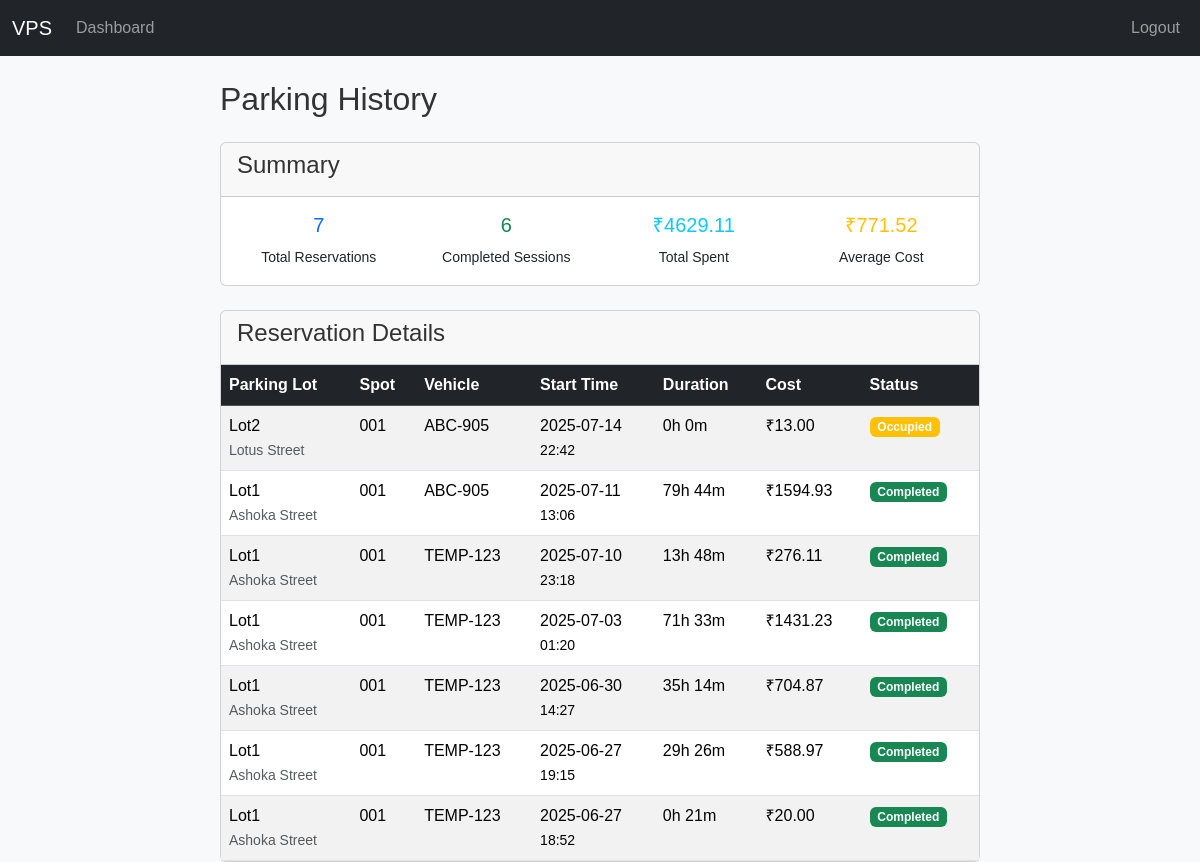
The app's page /user/history (signed in) with its own data.
### models/models.py (models this page shows, shortened)
class ParkingLot(Base):
    __tablename__ = "parking_lots"
    id = Column(Integer, primary_key=True)
    name = Column(String, nullable=False)
    address_line_1 = Column(String, nullable=False)
    address_line_2 = Column(String)
    address_line_3 = Column(String)
    pin_code = Column(String(10), nullable=False)
    price_per_hour = Column(Numeric(10, 2), nullable=False)
    number_of_spots = Column(Integer, nullable=False)
    spots = relationship(
        "ParkingSpot", back_populates="parking_lot", cascade="all, delete-orphan"
    )

class ParkingSpot(Base):
    __tablename__ = "parking_spots"
    id = Column(Integer, primary_key=True)
    spot_number = Column(String, nullable=False)
    status = Column(PgEnum(SpotStatus), default=SpotStatus.AVAILABLE, nullable=False)
    parking_lot_id = Column(Integer, ForeignKey("parking_lots.id"), nullable=False)
    parking_lot = relationship("ParkingLot", back_populates="spots")
    reservations = relationship(
        "Reservation", back_populates="parking_spot", cascade="all, delete-orphan"
    )

class Reservation(Base):
    __tablename__ = "reservations"
    id = Column(Integer, primary_key=True)
    user_id = Column(Integer, ForeignKey("users.id"), nullable=False)
    parking_spot_id = Column(Integer, ForeignKey("parking_spots.id"), nullable=False)
    vehicle_number = Column(String, nullable=False)
    start_time = Column(DateTime, default=datetime.utcnow, nullable=False)
    occupy_time = Column(DateTime, nullable=True)
    end_time = Column(DateTime, nullable=True)
    user = relationship("User", back_populates="reservations")
    parking_spot = relationship("ParkingSpot", back_populates="reservations")

### app.py (the view)
@app.route("/user/history")
@login_required
@role_required("user")
def parking_history():
    with SessionLocal() as db:
        all_reservations = (
            db.query(Reservation)
            .filter_by(user_id=session["user_id"])
            .options(
                selectinload(Reservation.parking_spot)
                .selectinload(ParkingSpot.parking_lot)
            )
            .order_by(Reservation.start_time.desc())
            .all()
        )
        history_data = []
        total_spent = 0
        for reservation in all_reservations:
            reservation_details = get_reservation_details(reservation)
            history_data.append(reservation_details)
            total_spent += reservation_details['cost']
        summary_statistics = {
            'total_reservations': len(all_reservations),
            'completed_reservations': len([r for r in all_reservations if r.end_time]),
            'total_spent': round(total_spent, 2),
            'average_cost': round(
                total_spent / max(1, len([r for r in all_reservations if r.end_time])), 2
            )
        }
        return render_template("user/history.html",
                             history_data=history_data,
                             summary=summary_statistics)

### app.py (called while the page is built)
def calculate_cost(reservation):
    if not reservation.end_time:
        current_time = datetime.now()
    else:
        current_time = reservation.end_time
    session_duration = current_time - reservation.start_time
    total_hours = max(1, session_duration.total_seconds() / 3600)
    hourly_rate = float(reservation.parking_spot.parking_lot.price_per_hour)
    total_fee = round(total_hours * hourly_rate, 2)
    return total_fee

def format_duration(start_time, end_time=None):
    if not end_time:
        end_time = datetime.now()
    duration = end_time - start_time
    total_minutes = int(duration.total_seconds() / 60)
    if total_minutes > 0:
        hours = total_minutes // 60
        minutes = total_minutes % 60
        return f"{hours}h {minutes}m"
    else:
        return "0h 0m"

def login_required(view_function):
    @wraps(view_function)
    def authentication_wrapper(*args, **kwargs):
        if "user_id" not in session:
            flash("Authentication required. Please log in to continue.")
            return redirect(url_for("login"))
        return view_function(*args, **kwargs)
    return authentication_wrapper

def role_required(required_role):
    def role_decorator(view_function):
        @wraps(view_function)
        def role_wrapper(*args, **kwargs):
            if session.get("role") != required_role:
                flash("Access denied. Insufficient privileges.")
                return redirect(url_for("login"))
            return view_function(*args, **kwargs)
        return role_wrapper
    return role_decorator

### templates/user/history.html (shortened to what this page needs)
{% extends 'base.html' %}
{% block content %}
<h2 class="mb-4">Parking History</h2>
<div class="card mb-4">
    <div class="card-header">
        <h4>Summary</h4>
    </div>
    <div class="card-body">
        <div class="row">
            <div class="col-12 col-md-3">
                <div class="text-center">
                    <h5 class="text-primary">{{ summary.total_reservations }}</h5>
                    <small>Total Reservations</small>
                </div>
            </div>
            <div class="col-12 col-md-3">
                <div class="text-center">
                    <h5 class="text-success">{{ summary.completed_reservations }}</h5>
                    <small>Completed Sessions</small>
                </div>
            </div>
            <div class="col-12 col-md-3">
                <div class="text-center">
                    <h5 class="text-info">₹{{ "%.2f"|format(summary.total_spent) }}</h5>
                    <small>Total Spent</small>
                </div>
            </div>
            <div class="col-12 col-md-3">
                <div class="text-center">
                    <h5 class="text-warning">₹{{ "%.2f"|format(summary.average_cost) }}</h5>
                    <small>Average Cost</small>
                </div>
            </div>
        </div>
    </div>
</div>
{% if history_data %}
<div class="card">
    <div class="card-header">
        <h4>Reservation Details</h4>
    </div>
    <div class="card-body p-0">
        <div class="table-responsive">
            <table class="table table-striped mb-0">
                <thead class="table-dark">
                    <tr>
                        <th>Parking Lot</th>
                        <th>Spot</th>
                        <th>Vehicle</th>
                        <th>Start Time</th>
                        <th>Duration</th>
                        <th>Cost</th>
                        <th>Status</th>
                    </tr>
                </thead>
                <tbody>
                    {% for item in history_data %}
                    <tr>
                        <td>
                            {{ item.reservation.parking_spot.parking_lot.name }}<br>
                            <small class="text-muted">{{ item.reservation.parking_spot.parking_lot.address_line_1 }}</small>
                        </td>
                        <td>{{ item.reservation.parking_spot.spot_number }}</td>
                        <td>{{ item.reservation.vehicle_number }}</td>
                        <td>
                            {{ item.reservation.start_time.strftime('%Y-%m-%d') }}<br>
                            <small>{{ item.reservation.start_time.strftime('%H:%M') }}</small>
                        </td>
                        <td>{{ item.duration_formatted }}</td>
                        <td>
                            {% if item.cost > 0 %}
                                ₹{{ "%.2f"|format(item.cost) }}
                            {% else %}
                                -
                            {% endif %}
                        </td>
                        <td>
                            {% if item.status == 'Completed' %}
                                <span class="badge bg-success">{{ item.status }}</span>
                            {% elif item.status == 'Occupied' %}
                                <span class="badge bg-warning">{{ item.status }}</span>
                            {% else %}
                                <span class="badge bg-primary">{{ item.status }}</span>
                            {% endif %}
                        </td>
                    </tr>
                    {% endfor %}
                </tbody>
            </table>
        </div>
    </div>
</div>
{% endif %}
{% endblock %}

### static/style.css (style rules this page uses)
body { font-family: Arial, sans-serif; background-color: #f8f9fa; margin: 0; padding: 0; }
h1, h2, h3, h4, h5, h6 { color: #333; }

### templates/base.html (style rules this page uses)
.card, form { max-width: 100%; }

### records on screen
ParkingLot: reservation.parking_spot.parking_lot.name "Lot2", reservation.parking_spot.parking_lot.address_line_1 "Lotus Street"
ParkingSpot: reservation.parking_spot.spot_number "001"
Reservation: reservation.vehicle_number "ABC-905", reservation.start_time "2025-07-14", reservation.start_time "22:42"
ParkingLot: reservation.parking_spot.parking_lot.name "Lot1" "Lot1" "Lot1" "Lot1" "Lot1" "Lot1", reservation.parking_spot.parking_lot.address_line_1 "Ashoka Street" "Ashoka Street" "Ashoka Street" "Ashoka Street" "Ashoka Street" "Ashoka Street"
ParkingSpot: reservation.parking_spot.spot_number "001" "001" "001" "001" "001" "001"
Reservation: reservation.vehicle_number "ABC-905", reservation.start_time "2025-07-11", reservation.start_time "13:06"
Reservation: reservation.vehicle_number "TEMP-123", reservation.start_time "2025-07-10", reservation.start_time "23:18"
Reservation: reservation.vehicle_number "TEMP-123", reservation.start_time "2025-07-03", reservation.start_time "01:20"
Reservation: reservation.vehicle_number "TEMP-123", reservation.start_time "2025-06-30", reservation.start_time "14:27"
Reservation: reservation.vehicle_number "TEMP-123", reservation.start_time "2025-06-27", reservation.start_time "19:15"
Reservation: reservation.vehicle_number "TEMP-123", reservation.start_time "2025-06-27", reservation.start_time "18:52"

### other values on screen
{{ summary.total_reservations }} "7"
{{ summary.completed_reservations }} "6"
{{ "%.2f"|format(summary.total_spent) }} "4629.11"
{{ "%.2f"|format(summary.average_cost) }} "771.52"
{{ item.duration_formatted }} "0h 0m" "79h 44m" "13h 48m" "71h 33m" "35h 14m" "29h 26m" "0h 21m"
{{ "%.2f"|format(item.cost) }} "13.00" "1594.93" "276.11" "1431.23" "704.87" "588.97" "20.00"
{{ item.status }} "Occupied"
{{ item.status }} "Completed" "Completed" "Completed" "Completed" "Completed" "Completed"
